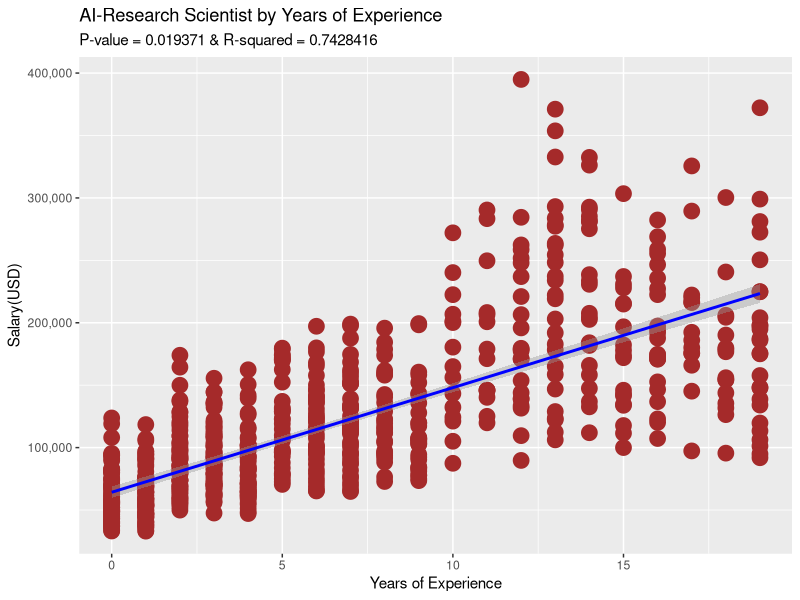
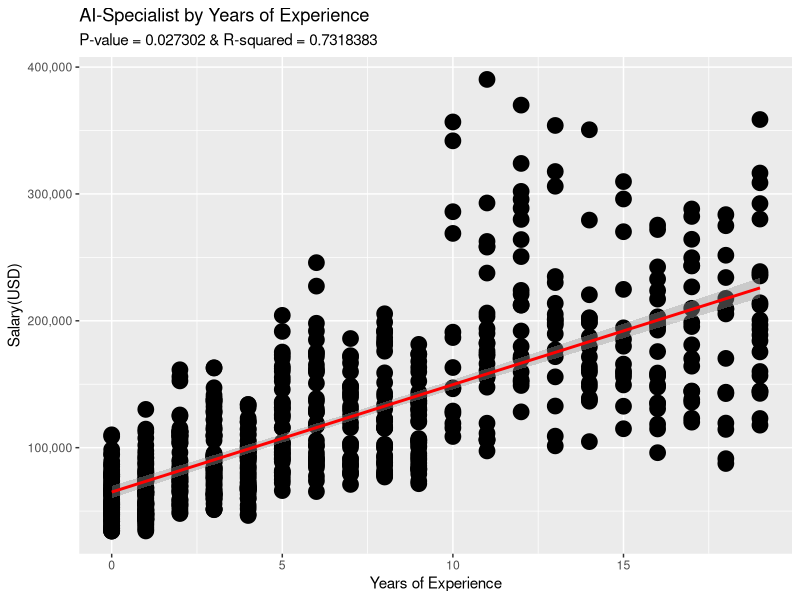
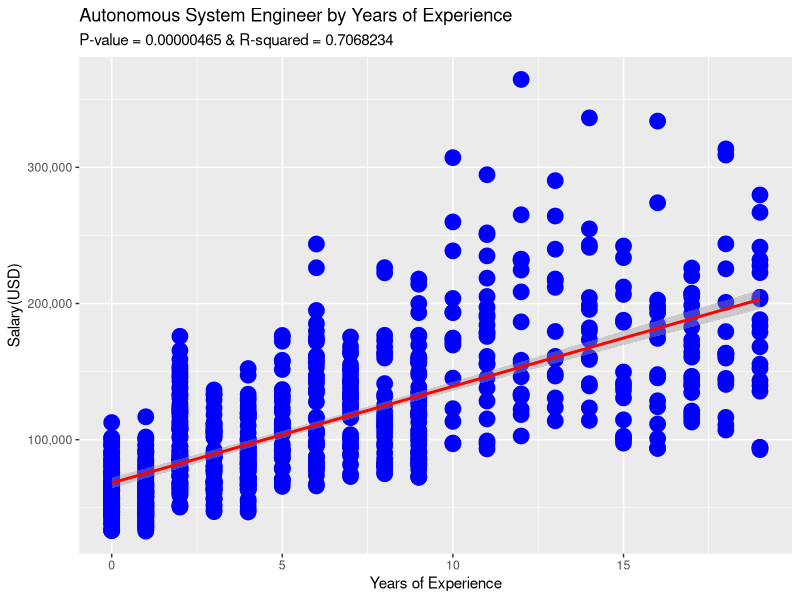
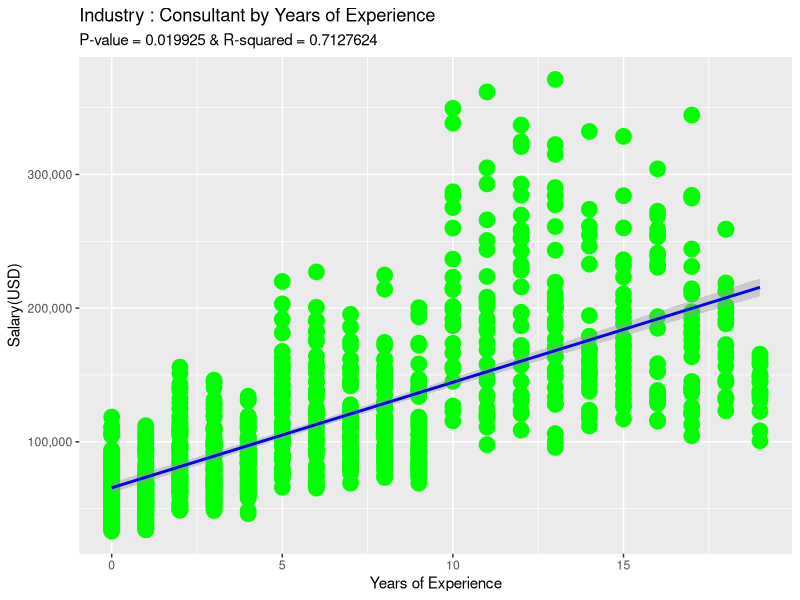
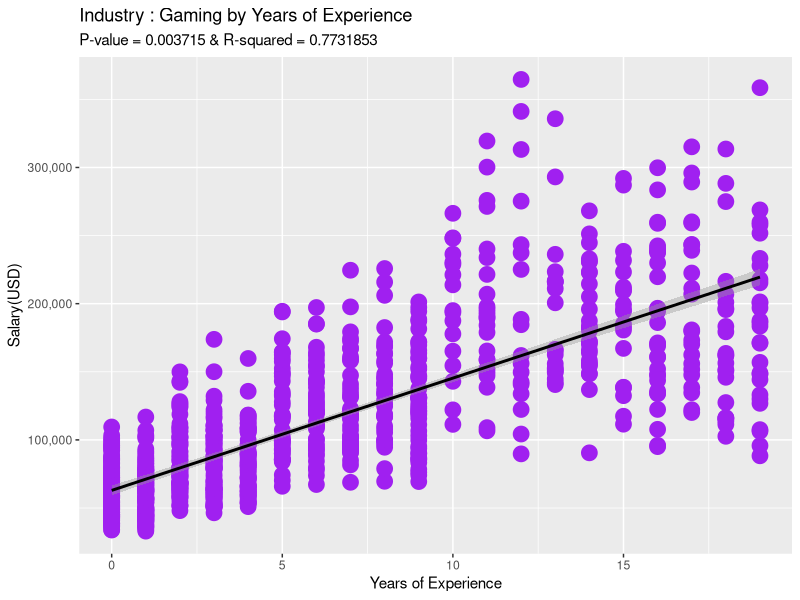
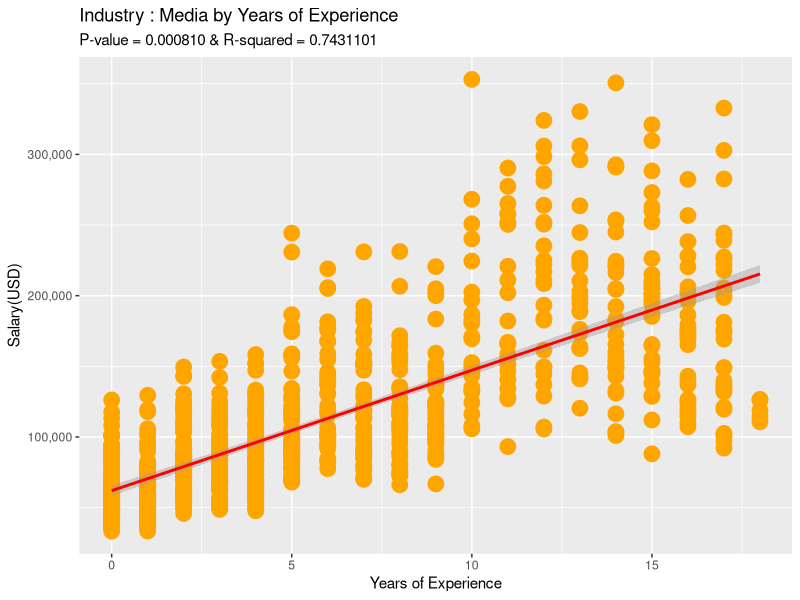
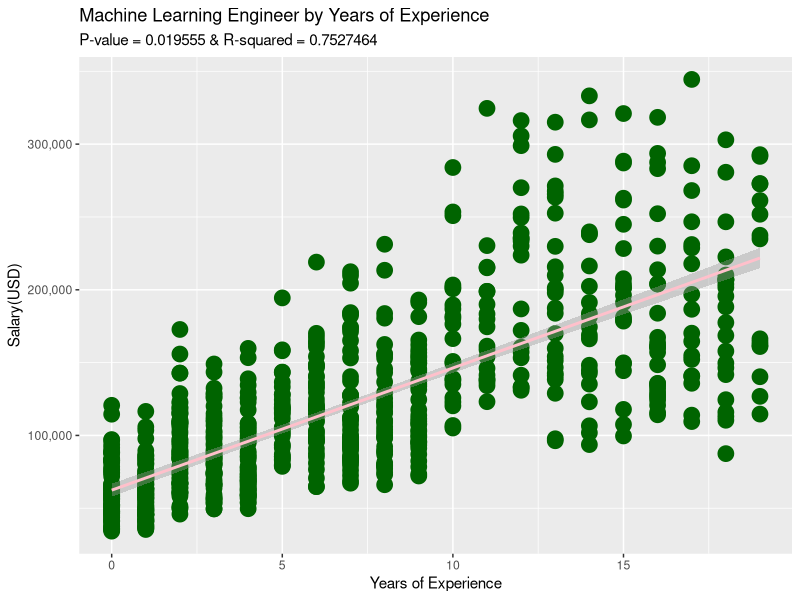
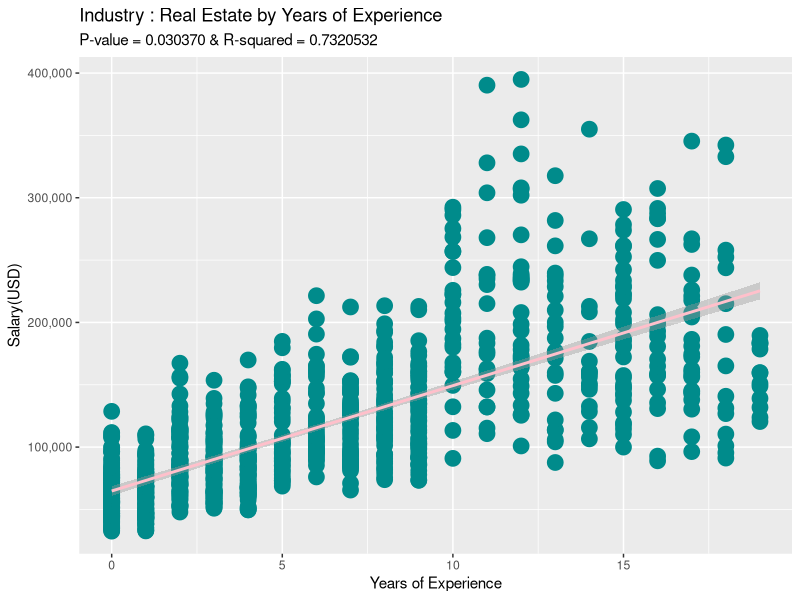

The R source for these figures, in order:
install.packages("ggplot2")
install.packages("dplyr")
install.packages('patchwork')

library(ggplot2)
library(dplyr)
library(patchwork)

setwd("C:\\Users\\natta\\Desktop\\AI-Powered Job Market Insights\\SQL\\LM accept hypothesis")
getwd()

#All results assigned to their own variables
ai_research_scientist_yrs_exp_df <- read.csv("ai_research_scientist_yrs_exp.csv")
ai_specialist_yrs_exp_df <- read.csv("ai_specialist_yrs_exp.csv")
ase_to_yrs_exp_df <- read.csv("ase_to_yrs_exp.csv")
consulting_yrs_exp_df <- read.csv("consulting_yrs_exp.csv")
Experience_Level_Required_Mid_level_df <- read.csv("Experience_Level_Required-Mid-level.csv")
gaming_yrs_exp_df <- read.csv("gaming_yrs_exp.csv")
media_yrs_exp_df <- read.csv("media_yrs_exp.csv")
mle_yrs_exp_df <- read.csv("mle_yrs_exp.csv")
real_estate_yrs_exp_df <- read.csv("real_estate_yrs_exp.csv")
retail_yrs_exp_df <- read.csv("retail_yrs_exp.csv")
industry_salary_usd <- read.csv("industry_salary_usd.csv")


# Plotting graph for ai_research_scientist_yrs_exp_df and Pearson's Correlation

plot_ai_research_scientist_yrs_exp <- ggplot(data = ai_research_scientist_yrs_exp_df, aes(x = years_experience, y = salary_usd))

plot_ai_research_scientist_yrs_exp <- plot_ai_research_scientist_yrs_exp + geom_point(show.legend = FALSE, color = "brown", size = 5)

plot_ai_research_scientist_yrs_exp <- plot_ai_research_scientist_yrs_exp + scale_y_continuous(labels = scales::comma)

plot_ai_research_scientist_yrs_exp <- plot_ai_research_scientist_yrs_exp + geom_smooth(method='lm', formula= y~x, color = "blue", linewidth = 1)

plot_ai_research_scientist_yrs_exp <- plot_ai_research_scientist_yrs_exp + xlab("Years of Experience")

plot_ai_research_scientist_yrs_exp <- plot_ai_research_scientist_yrs_exp + ylab("Salary(USD)")

plot_ai_research_scientist_yrs_exp <- plot_ai_research_scientist_yrs_exp + labs(title = "AI-Research Scientist by Years of Experience", subtitle = "P-value = 0.019371 & R-squared = 0.7428416")

plot_ai_research_scientist_yrs_exp

cor_ai_research_scientist_yrs_exp <- cor(ai_research_scientist_yrs_exp_df$years_experience, ai_research_scientist_yrs_exp_df$salary_usd, use = "pairwise.complete.obs")
cor_ai_research_scientist_yrs_exp

# Plotting graph for ai_specialist_yrs_exp_df and Pearson's Correlation

plot_ai_specialist_yrs_exp <- ggplot(data = ai_specialist_yrs_exp_df, aes(x = years_experience, y = salary_usd))

plot_ai_specialist_yrs_exp <- plot_ai_specialist_yrs_exp + geom_point(show.legend = FALSE, color = "black", size = 5)

plot_ai_specialist_yrs_exp <- plot_ai_specialist_yrs_exp + scale_y_continuous(labels = scales::comma)

plot_ai_specialist_yrs_exp <- plot_ai_specialist_yrs_exp + geom_smooth(method='lm', formula= y~x, color = "red", linewidth = 1)

plot_ai_specialist_yrs_exp <- plot_ai_specialist_yrs_exp + xlab("Years of Experience")

plot_ai_specialist_yrs_exp <- plot_ai_specialist_yrs_exp + ylab("Salary(USD)")

plot_ai_specialist_yrs_exp <- plot_ai_specialist_yrs_exp + labs(title = "AI-Specialist by Years of Experience", subtitle = "P-value = 0.027302 & R-squared = 0.7318383")

plot_ai_specialist_yrs_exp

cor_ai_specialist_yrs_exp <- cor(ai_specialist_yrs_exp_df$years_experience, ai_specialist_yrs_exp_df$salary_usd, use = "pairwise.complete.obs")
cor_ai_specialist_yrs_exp

# Plotting graph for ase_to_yrs_exp_df and Pearson's Correlation

plot_ase_to_yrs_exp <- ggplot(data = ase_to_yrs_exp_df, aes(x = years_experience, y = salary_usd))

plot_ase_to_yrs_exp <- plot_ase_to_yrs_exp + geom_point(show.legend = FALSE, color = "blue", size = 5)

plot_ase_to_yrs_exp <- plot_ase_to_yrs_exp + scale_y_continuous(labels = scales::comma)

plot_ase_to_yrs_exp <- plot_ase_to_yrs_exp + geom_smooth(method='lm', formula= y~x, color = "red", linewidth = 1)

plot_ase_to_yrs_exp <- plot_ase_to_yrs_exp + xlab("Years of Experience")

plot_ase_to_yrs_exp <- plot_ase_to_yrs_exp + ylab("Salary(USD)")

plot_ase_to_yrs_exp <- plot_ase_to_yrs_exp + labs(title = "Autonomous System Engineer by Years of Experience", subtitle = "P-value = 0.00000465 & R-squared = 0.7068234")

plot_ase_to_yrs_exp

cor_ase_to_yrs_exp <- cor(ase_to_yrs_exp_df$years_experience, ase_to_yrs_exp_df$salary_usd, use = "pairwise.complete.obs")
cor_ase_to_yrs_exp

# Plotting graph for consulting_yrs_exp_df and Pearson's Correlation

plot_consulting_yrs_exp <- ggplot(data = consulting_yrs_exp_df, aes(x = years_experience, y = salary_usd))

plot_consulting_yrs_exp <- plot_consulting_yrs_exp + geom_point(show.legend = FALSE, color = "green", size = 5)

plot_consulting_yrs_exp <- plot_consulting_yrs_exp + scale_y_continuous(labels = scales::comma)

plot_consulting_yrs_exp <- plot_consulting_yrs_exp + geom_smooth(method='lm', formula= y~x, color = "blue", linewidth = 1)

plot_consulting_yrs_exp <- plot_consulting_yrs_exp + xlab("Years of Experience")

plot_consulting_yrs_exp <- plot_consulting_yrs_exp + ylab("Salary(USD)")

plot_consulting_yrs_exp <- plot_consulting_yrs_exp + labs(title = "Industry : Consultant by Years of Experience", subtitle = "P-value = 0.019925 & R-squared = 0.7127624")

plot_consulting_yrs_exp

cor_consulting_yrs_exp <- cor(consulting_yrs_exp_df$years_experience, consulting_yrs_exp_df$salary_usd, use = "pairwise.complete.obs")
cor_consulting_yrs_exp

# Plotting graph for gaming_yrs_exp_df and Pearson's Correlation

plot_gaming_yrs_exp <- ggplot(data = gaming_yrs_exp_df, aes(x = years_experience, y = salary_usd))

plot_gaming_yrs_exp <- plot_gaming_yrs_exp + geom_point(show.legend = FALSE, color = "purple", size = 5)

plot_gaming_yrs_exp <- plot_gaming_yrs_exp + scale_y_continuous(labels = scales::comma)

plot_gaming_yrs_exp <- plot_gaming_yrs_exp + geom_smooth(method='lm', formula= y~x, color = "black", linewidth = 1)

plot_gaming_yrs_exp <- plot_gaming_yrs_exp + xlab("Years of Experience")

plot_gaming_yrs_exp <- plot_gaming_yrs_exp + ylab("Salary(USD)")

plot_gaming_yrs_exp <- plot_gaming_yrs_exp + labs(title = "Industry : Gaming by Years of Experience", subtitle = "P-value = 0.003715 & R-squared = 0.7731853")

plot_gaming_yrs_exp

cor_gaming_yrs_exp <- cor(gaming_yrs_exp_df$years_experience, gaming_yrs_exp_df$salary_usd, use = "pairwise.complete.obs")
cor_gaming_yrs_exp

# Plotting graph for media_yrs_exp_df and Pearson's Correlation

plot_media_yrs_exp <- ggplot(data = media_yrs_exp_df, aes(x = years_experience, y = salary_usd))

plot_media_yrs_exp <- plot_media_yrs_exp + geom_point(show.legend = FALSE, color = "orange", size = 5)

plot_media_yrs_exp <- plot_media_yrs_exp + scale_y_continuous(labels = scales::comma)

plot_media_yrs_exp <- plot_media_yrs_exp + geom_smooth(method='lm', formula= y~x, color = "red", linewidth = 1)

plot_media_yrs_exp <- plot_media_yrs_exp + xlab("Years of Experience")

plot_media_yrs_exp <- plot_media_yrs_exp + ylab("Salary(USD)")

plot_media_yrs_exp <- plot_media_yrs_exp + labs(title = "Industry : Media by Years of Experience", subtitle = "P-value = 0.000810 & R-squared = 0.7431101")

plot_media_yrs_exp

cor_media_yrs_exp <- cor(media_yrs_exp_df$years_experience, media_yrs_exp_df$salary_usd, use = "pairwise.complete.obs")
cor_media_yrs_exp

# Plotting graph for mle_yrs_exp_df and Pearson's Correlation

plot_mle_yrs_exp <- ggplot(data = mle_yrs_exp_df, aes(x = years_experience, y = salary_usd))

plot_mle_yrs_exp <- plot_mle_yrs_exp + geom_point(show.legend = FALSE, color = "darkgreen", size = 5)

plot_mle_yrs_exp <- plot_mle_yrs_exp + scale_y_continuous(labels = scales::comma)

plot_mle_yrs_exp <- plot_mle_yrs_exp + geom_smooth(method='lm', formula= y~x, color = "pink", linewidth = 1)

plot_mle_yrs_exp <- plot_mle_yrs_exp + xlab("Years of Experience")

plot_mle_yrs_exp <- plot_mle_yrs_exp + ylab("Salary(USD)")

plot_mle_yrs_exp <- plot_mle_yrs_exp + labs(title = "Machine Learning Engineer by Years of Experience", subtitle = "P-value = 0.019555 & R-squared = 0.7527464")

plot_mle_yrs_exp

cor_mle_yrs_exp <- cor(mle_yrs_exp_df$years_experience, mle_yrs_exp_df$salary_usd, use = "pairwise.complete.obs")
cor_mle_yrs_exp

# Plotting graph for real_estate_yrs_exp_df and Pearson's Correlation

plot_real_estate_yrs_exp <- ggplot(data = real_estate_yrs_exp_df, aes(x = years_experience, y = salary_usd))

plot_real_estate_yrs_exp <- plot_real_estate_yrs_exp + geom_point(show.legend = FALSE, color = "darkcyan", size = 5)

plot_real_estate_yrs_exp <- plot_real_estate_yrs_exp + scale_y_continuous(labels = scales::comma)

plot_real_estate_yrs_exp <- plot_real_estate_yrs_exp + geom_smooth(method='lm', formula= y~x, color = "pink", linewidth = 1)

plot_real_estate_yrs_exp <- plot_real_estate_yrs_exp + xlab("Years of Experience")

plot_real_estate_yrs_exp <- plot_real_estate_yrs_exp + ylab("Salary(USD)")

plot_real_estate_yrs_exp <- plot_real_estate_yrs_exp + labs(title = "Industry : Real Estate by Years of Experience", subtitle = "P-value = 0.030370 & R-squared = 0.7320532")

plot_real_estate_yrs_exp

cor_real_estate_yrs_exp <- cor(real_estate_yrs_exp_df$years_experience, real_estate_yrs_exp_df$salary_usd, use = "pairwise.complete.obs")
cor_real_estate_yrs_exp

# Plotting graph for retail_yrs_exp_df and Pearson's Correlation

plot_retail_yrs_exp <- ggplot(data = retail_yrs_exp_df, aes(x = years_experience, y = salary_usd))

plot_retail_yrs_exp <- plot_retail_yrs_exp + geom_point(show.legend = FALSE, color = "darkorange", size = 5)

plot_retail_yrs_exp <- plot_retail_yrs_exp + scale_y_continuous(labels = scales::comma)

plot_retail_yrs_exp <- plot_retail_yrs_exp + geom_smooth(method='lm', formula= y~x, color = "darkred", linewidth = 1)

plot_retail_yrs_exp <- plot_retail_yrs_exp + xlab("Years of Experience")

plot_retail_yrs_exp <- plot_retail_yrs_exp + ylab("Salary(USD)")

plot_retail_yrs_exp <- plot_retail_yrs_exp + labs(title = "Industry : Retail by Years of Experience", subtitle = "P-value = 0.000673 & R-squared = 0.7541286")

plot_retail_yrs_exp

cor_retail_yrs_exp <- cor(retail_yrs_exp_df$years_experience, retail_yrs_exp_df$salary_usd, use = "pairwise.complete.obs")
cor_retail_yrs_exp

# Combined View

plot_ai_research_scientist_yrs_exp
plot_ai_specialist_yrs_exp
plot_ase_to_yrs_exp
plot_consulting_yrs_exp
plot_gaming_yrs_exp
plot_media_yrs_exp
plot_mle_yrs_exp
plot_real_estate_yrs_exp
plot_retail_yrs_exp

(plot_ai_research_scientist_yrs_exp | plot_ai_specialist_yrs_exp | plot_ase_to_yrs_exp) /
(plot_consulting_yrs_exp | plot_gaming_yrs_exp | plot_media_yrs_exp) /
(plot_mle_yrs_exp | plot_real_estate_yrs_exp | plot_retail_yrs_exp)








